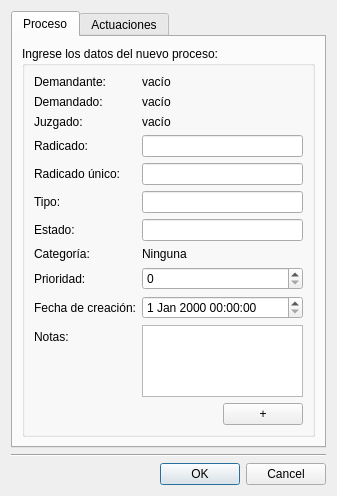
<?xml version="1.0" encoding="UTF-8"?>
<ui version="4.0">
 <class>NuevoProceso</class>
 <widget class="QDialog" name="NuevoProceso">
  <property name="geometry">
   <rect>
    <x>0</x>
    <y>0</y>
    <width>337</width>
    <height>455</height>
   </rect>
  </property>
  <property name="windowTitle">
   <string>Nuevo proceso</string>
  </property>
  <layout class="QGridLayout" name="gridLayout_2">
   <item row="2" column="0">
    <widget class="QDialogButtonBox" name="buttonBox">
     <property name="orientation">
      <enum>Qt::Horizontal</enum>
     </property>
     <property name="standardButtons">
      <set>QDialogButtonBox::Cancel|QDialogButtonBox::Ok</set>
     </property>
    </widget>
   </item>
   <item row="1" column="0">
    <widget class="Line" name="line">
     <property name="orientation">
      <enum>Qt::Horizontal</enum>
     </property>
    </widget>
   </item>
   <item row="0" column="0">
    <widget class="QTabWidget" name="tabWidget">
     <property name="tabShape">
      <enum>QTabWidget::Rounded</enum>
     </property>
     <property name="currentIndex">
      <number>0</number>
     </property>
     <property name="movable">
      <bool>true</bool>
     </property>
     <widget class="QWidget" name="Proceso">
      <attribute name="title">
       <string>Proceso</string>
      </attribute>
      <layout class="QGridLayout" name="gridLayout_3">
       <item row="0" column="0">
        <widget class="QGroupBox" name="groupBox">
         <property name="title">
          <string>Ingrese los datos del nuevo proceso:</string>
         </property>
         <layout class="QGridLayout" name="gridLayout">
          <item row="0" column="0">
           <layout class="QFormLayout" name="formLayout">
            <item row="0" column="0">
             <widget class="QLabel" name="label">
              <property name="text">
               <string>Demandante:</string>
              </property>
             </widget>
            </item>
            <item row="1" column="0">
             <widget class="QLabel" name="label_2">
              <property name="text">
               <string>Demandado:</string>
              </property>
             </widget>
            </item>
            <item row="2" column="0">
             <widget class="QLabel" name="label_3">
              <property name="text">
               <string>Juzgado:</string>
              </property>
             </widget>
            </item>
            <item row="3" column="0">
             <widget class="QLabel" name="label_4">
              <property name="text">
               <string>Radicado:</string>
              </property>
             </widget>
            </item>
            <item row="4" column="0">
             <widget class="QLabel" name="label_5">
              <property name="text">
               <string>Radicado único:</string>
              </property>
             </widget>
            </item>
            <item row="5" column="0">
             <widget class="QLabel" name="label_6">
              <property name="text">
               <string>Tipo:</string>
              </property>
             </widget>
            </item>
            <item row="6" column="0">
             <widget class="QLabel" name="label_7">
              <property name="text">
               <string>Estado:</string>
              </property>
             </widget>
            </item>
            <item row="7" column="0">
             <widget class="QLabel" name="label_8">
              <property name="text">
               <string>Categoría:</string>
              </property>
             </widget>
            </item>
            <item row="8" column="0">
             <widget class="QLabel" name="label_9">
              <property name="text">
               <string>Prioridad:</string>
              </property>
             </widget>
            </item>
            <item row="9" column="0">
             <widget class="QLabel" name="label_10">
              <property name="text">
               <string>Fecha de creación:</string>
              </property>
             </widget>
            </item>
            <item row="10" column="0">
             <widget class="QLabel" name="label_11">
              <property name="text">
               <string>Notas:</string>
              </property>
             </widget>
            </item>
            <item row="0" column="1">
             <widget class="QLabel" name="lblDemandante">
              <property name="cursor">
               <cursorShape>PointingHandCursor</cursorShape>
              </property>
              <property name="focusPolicy">
               <enum>Qt::ClickFocus</enum>
              </property>
              <property name="contextMenuPolicy">
               <enum>Qt::ActionsContextMenu</enum>
              </property>
              <property name="toolTip">
               <string>Click derecho para más opciones</string>
              </property>
              <property name="statusTip">
               <string/>
              </property>
              <property name="text">
               <string>vacío</string>
              </property>
             </widget>
            </item>
            <item row="1" column="1">
             <widget class="QLabel" name="lblDemandado">
              <property name="cursor">
               <cursorShape>PointingHandCursor</cursorShape>
              </property>
              <property name="focusPolicy">
               <enum>Qt::ClickFocus</enum>
              </property>
              <property name="contextMenuPolicy">
               <enum>Qt::ActionsContextMenu</enum>
              </property>
              <property name="toolTip">
               <string>Click derecho para más opciones</string>
              </property>
              <property name="text">
               <string>vacío</string>
              </property>
             </widget>
            </item>
            <item row="2" column="1">
             <widget class="QLabel" name="lblJuzgado">
              <property name="cursor">
               <cursorShape>PointingHandCursor</cursorShape>
              </property>
              <property name="focusPolicy">
               <enum>Qt::ClickFocus</enum>
              </property>
              <property name="contextMenuPolicy">
               <enum>Qt::ActionsContextMenu</enum>
              </property>
              <property name="toolTip">
               <string>Click derecho para más opciones</string>
              </property>
              <property name="text">
               <string>vacío</string>
              </property>
             </widget>
            </item>
            <item row="3" column="1">
             <widget class="QLineEdit" name="txtRadicado"/>
            </item>
            <item row="4" column="1">
             <widget class="QLineEdit" name="txtRadicadoUnico"/>
            </item>
            <item row="5" column="1">
             <widget class="QLineEdit" name="txtTipo"/>
            </item>
            <item row="6" column="1">
             <widget class="QLineEdit" name="txtEstado"/>
            </item>
            <item row="7" column="1">
             <widget class="QLabel" name="lblCategoria">
              <property name="cursor">
               <cursorShape>PointingHandCursor</cursorShape>
              </property>
              <property name="focusPolicy">
               <enum>Qt::ClickFocus</enum>
              </property>
              <property name="contextMenuPolicy">
               <enum>Qt::ActionsContextMenu</enum>
              </property>
              <property name="toolTip">
               <string>Click derecho para más opciones</string>
              </property>
              <property name="text">
               <string>Ninguna</string>
              </property>
             </widget>
            </item>
            <item row="8" column="1">
             <widget class="QSpinBox" name="sbPrioridad"/>
            </item>
            <item row="9" column="1">
             <widget class="QDateTimeEdit" name="dteFecha"/>
            </item>
            <item row="10" column="1">
             <widget class="QTextEdit" name="txtNotas"/>
            </item>
           </layout>
          </item>
          <item row="1" column="0">
           <widget class="QPushButton" name="btnAdd">
            <property name="sizePolicy">
             <sizepolicy hsizetype="Fixed" vsizetype="Fixed">
              <horstretch>0</horstretch>
              <verstretch>0</verstretch>
             </sizepolicy>
            </property>
            <property name="toolTip">
             <string>Agregar un campo personalizado</string>
            </property>
            <property name="layoutDirection">
             <enum>Qt::RightToLeft</enum>
            </property>
            <property name="text">
             <string>+</string>
            </property>
           </widget>
          </item>
         </layout>
        </widget>
       </item>
      </layout>
     </widget>
     <widget class="QWidget" name="Actuaciones">
      <attribute name="title">
       <string>Actuaciones</string>
      </attribute>
      <layout class="QGridLayout" name="gridLayout_4">
       <item row="0" column="0">
        <widget class="QScrollArea" name="scrollArea">
         <property name="widgetResizable">
          <bool>true</bool>
         </property>
         <widget class="QWidget" name="scrollAreaWidgetContents">
          <property name="geometry">
           <rect>
            <x>0</x>
            <y>0</y>
            <width>307</width>
            <height>341</height>
           </rect>
          </property>
          <layout class="QGridLayout" name="gridLayout_5">
           <item row="0" column="0">
            <layout class="QVBoxLayout" name="verticalLayout"/>
           </item>
          </layout>
         </widget>
        </widget>
       </item>
       <item row="1" column="0">
        <widget class="QPushButton" name="btnAdd_2">
         <property name="sizePolicy">
          <sizepolicy hsizetype="Fixed" vsizetype="Fixed">
           <horstretch>0</horstretch>
           <verstretch>0</verstretch>
          </sizepolicy>
         </property>
         <property name="toolTip">
          <string>Agregar una actuación</string>
         </property>
         <property name="layoutDirection">
          <enum>Qt::RightToLeft</enum>
         </property>
         <property name="text">
          <string>+</string>
         </property>
        </widget>
       </item>
      </layout>
     </widget>
    </widget>
   </item>
  </layout>
 </widget>
 <resources/>
 <connections>
  <connection>
   <sender>buttonBox</sender>
   <signal>accepted()</signal>
   <receiver>NuevoProceso</receiver>
   <slot>accept()</slot>
   <hints>
    <hint type="sourcelabel">
     <x>248</x>
     <y>254</y>
    </hint>
    <hint type="destinationlabel">
     <x>157</x>
     <y>274</y>
    </hint>
   </hints>
  </connection>
  <connection>
   <sender>buttonBox</sender>
   <signal>rejected()</signal>
   <receiver>NuevoProceso</receiver>
   <slot>reject()</slot>
   <hints>
    <hint type="sourcelabel">
     <x>316</x>
     <y>260</y>
    </hint>
    <hint type="destinationlabel">
     <x>286</x>
     <y>274</y>
    </hint>
   </hints>
  </connection>
 </connections>
</ui>
